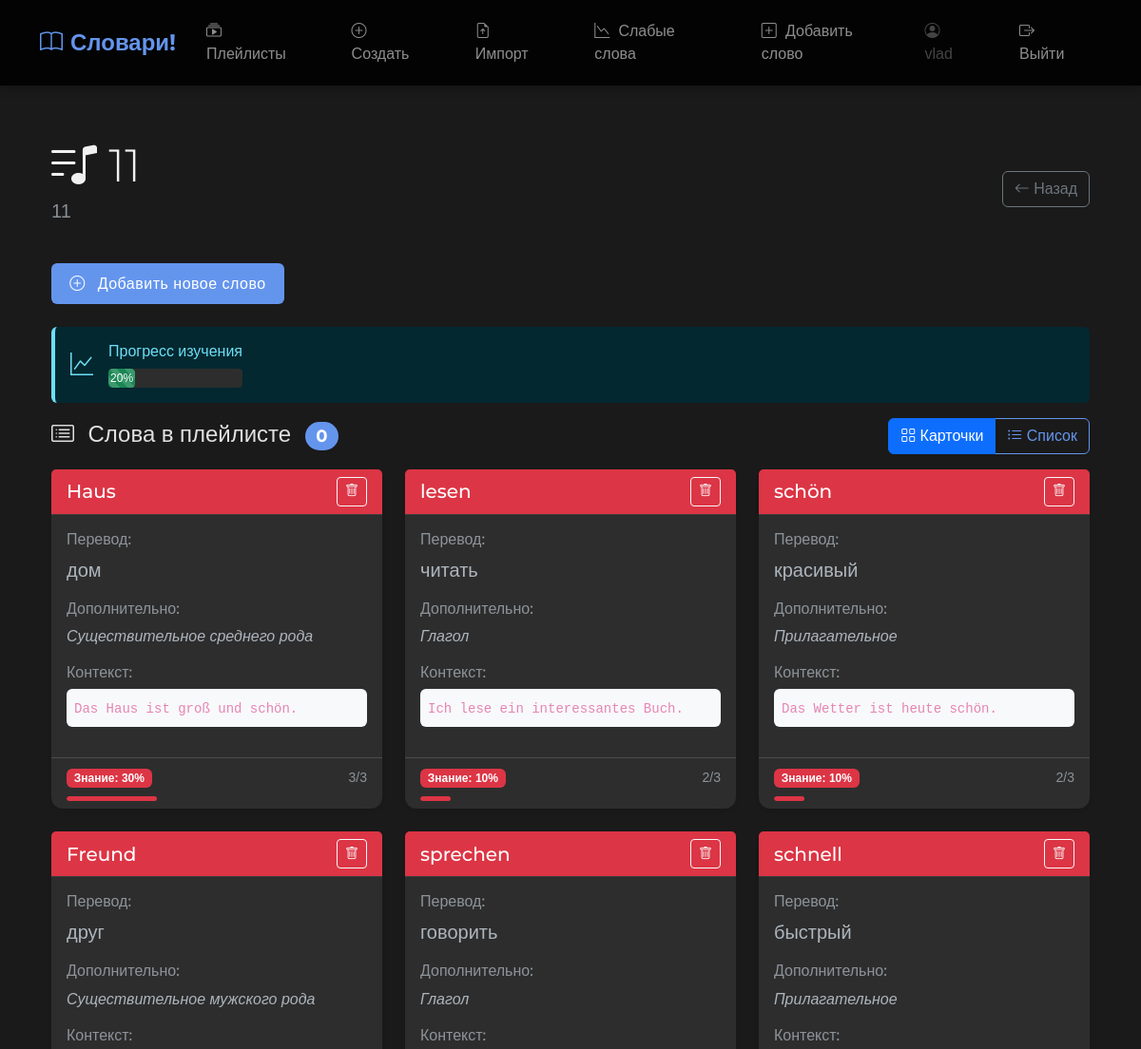
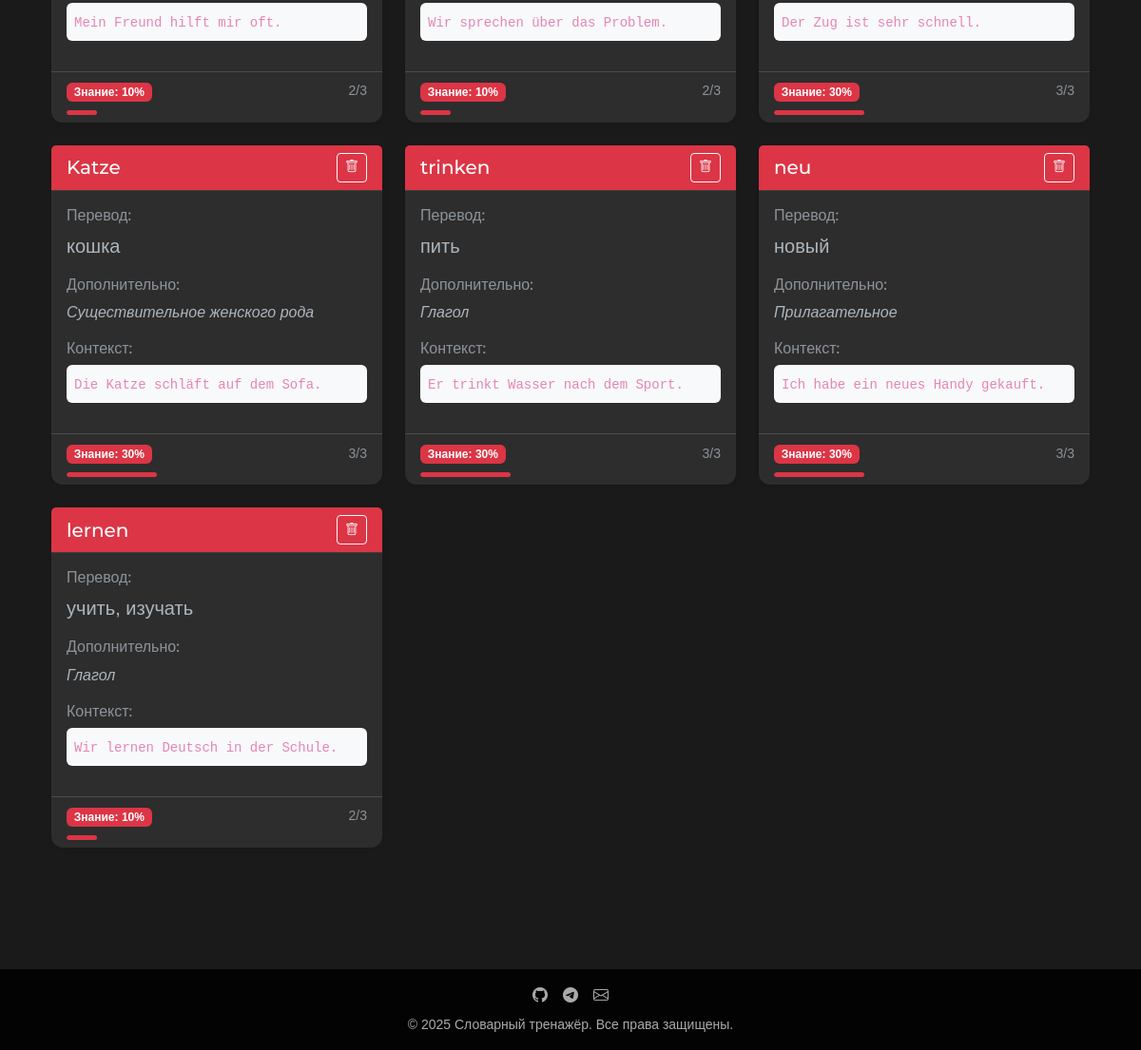
The page /playlists/6/ (signed in) on the database its author committed (2 pictures, top to bottom).
### playlist/models.py (models this page shows, shortened)
class Playlist(models.Model):
    user = models.ForeignKey(User, on_delete=models.CASCADE, related_name='playlists')
    title = models.CharField(max_length=255)
    description = models.TextField(blank=True)
    created_at = models.DateTimeField(auto_now_add=True)
    last_reviewed_at = models.DateTimeField(null=True, blank=True)
    def __str__(self):
        return self.title

class Word(models.Model):
    word = models.CharField(max_length=100)
    translation = models.CharField(max_length=255)
    details = models.TextField(help_text="Подробная информация о слове")
    context = models.TextField(help_text="Слово в контексте")
    playlists = models.ForeignKey(Playlist, on_delete=models.CASCADE, related_name='words')

### playlist/views.py (the view)
# urls.py: path('playlists/<int:pk>/', views.playlist_detail, name='playlist_detail'),
@login_required
def playlist_detail(request, pk):
    playlist = get_object_or_404(Playlist, pk=pk, user=request.user)
    words = playlist.words.all()
    user = request.user
    if not words.exists():
        playlist_progress = None  # Прогресс не вычисляется
        word_stats = []
    else:
        word_stats = []
        total_total = 0
        total_known = 0
        for word in words:
            result = WordResult.objects.filter(user=user, word=word).first()
            known = result.known_count if result else 0
            unknown = result.unknown_count if result else 0
            total = 100 if ((known - unknown) * 10) >= 100 else ((known - unknown) * 10)
            percent_known = total if total > 0 else 0
            word_stats.append({
                'word': word,
                'known': known,
                'unknown': unknown,
                'percent_known': percent_known,
            })
            if total > 0:
                total_known += known - unknown
            total_total += 1
        if total_total > 0:
            playlist_progress = 100 if (total_known / total_total * 10) >= 100 else round(total_known / total_total * 10)
        else:
            playlist_progress = 0
    if request.method == 'POST':
        form = WordForm(request.POST, user=request.user)
        if form.is_valid():
            word = form.save(commit=False)
            word.playlists = playlist
            word.save()
            return redirect('playlist_detail', pk=playlist.pk)
    else:
        form = WordForm(user=request.user)
    return render(request, 'playlist/playlist_detail.html', {
        'playlist': playlist,
        'word_stats': word_stats,
        'playlist_progress': playlist_progress,
        'form': form
    })

### playlist/forms.py (called while the page is built)
    def apply_bootstrap_classes(self):
        for field in self.fields.values():
            field.widget.attrs.update({'class': 'form-control'})

### playlist/templates/playlist/playlist_detail.html (shortened to what this page needs)
{% extends "base.html" %}
{% block content %}
<div class="container py-4">
    <div class="d-flex justify-content-between align-items-center mb-4">
        <div>
            <h1 class="display-5 mb-1">
                <i class="bi bi-music-note-list"></i> {{ playlist.title }}
            </h1>
            <p class="lead text-muted">{{ playlist.description }}</p>
        </div>
        <a href="{% url 'playlist_list' %}" class="btn btn-outline-secondary">
            <i class="bi bi-arrow-left"></i> Назад
        </a>
    </div>
    <div class="mb-4">
        <button class="btn btn-primary" type="button" data-bs-toggle="collapse" data-bs-target="#addWordForm" aria-expanded="false" aria-controls="addWordForm">
            <i class="bi bi-plus-circle me-2"></i> Добавить новое слово
        </button>
    </div>
    {% if playlist_progress is not None %}
    <div class="alert alert-info d-flex align-items-center">
        <i class="bi bi-graph-up me-3 fs-4"></i>
        <div>
            <h4 class="alert-heading h6 mb-1">Прогресс изучения</h4>
            <div class="progress mt-2" style="height: 20px;">
                <div class="progress-bar bg-success progress-bar-striped progress-bar-animated"
                     role="progressbar"
                     style="width: {{ playlist_progress }}%"
                     aria-valuenow="{{ playlist_progress }}"
                     aria-valuemin="0"
                     aria-valuemax="100">
                    {{ playlist_progress }}%
                </div>
            </div>
        </div>
    </div>
    {% endif %}
    <div class="mb-5">
        <div class="d-flex justify-content-between align-items-center mb-3">
            <h2 class="h4 mb-0">
                <i class="bi bi-card-list me-2"></i> Слова в плейлисте
                <span class="badge bg-primary rounded-pill ms-2">{{ words|length }}</span>
            </h2>
            <div class="btn-group" role="group" aria-label="View mode toggle">
                <button type="button" class="btn btn-outline-primary view-mode-btn active" data-viewmode="cards">
                    <i class="bi bi-grid"></i> Карточки
                </button>
                <button type="button" class="btn btn-outline-primary view-mode-btn" data-viewmode="list">
                    <i class="bi bi-list-ul"></i> Список
                </button>
            </div>
        </div>
        {% if not word_stats %}
        <div class="alert alert-info">
            <i class="bi bi-info-circle me-2"></i> В этом плейлисте пока нет слов.
        </div>
        {% else %}
        <div id="cards-view" class="view-mode-content">
            <div class="row row-cols-1 row-cols-md-2 row-cols-lg-3 g-4">
                {% for word_data in word_stats %}
                    {% with word=word_data.word %}
                    <div class="col">
                        <div class="card h-100 shadow-sm border-{% if word_data.percent_known >= 80 %}success{% elif word_data.percent_known >= 50 %}warning{% else %}danger{% endif %}">
                            <div class="card-header d-flex justify-content-between align-items-center bg-{% if word_data.percent_known >= 80 %}success{% elif word_data.percent_known >= 50 %}warning{% else %}danger{% endif %} text-white">
                                <h3 class="h5 mb-0">{{ word.word }}</h3>
                                <div>
                                    <a href="{% url 'remove_word_from_playlist' playlist.pk word.pk %}"
                                       class="btn btn-sm btn-outline-light"
                                       onclick="return confirm('Удалить слово из плейлиста?')"
                                       data-bs-toggle="tooltip" data-bs-placement="top" title="Удалить">
                                        <i class="bi bi-trash"></i>
                                    </a>
                                </div>
                            </div>
                            <div class="card-body">
                                <div class="mb-3">
                                    <h4 class="h6 text-muted">Перевод:</h4>
                                    <p class="mb-0 fs-5">{{ word.translation }}</p>
                                </div>
                                {% if word.details %}
                                <div class="mb-3">
                                    <h4 class="h6 text-muted">Дополнительно:</h4>
                                    <p class="mb-0"><em>{{ word.details }}</em></p>
                                </div>
                                {% endif %}
                                {% if word.context %}
                                <div class="mb-3">
                                    <h4 class="h6 text-muted">Контекст:</h4>
                                    <div class="p-2 bg-light rounded">
                                        <code>{{ word.context }}</code>
                                    </div>
                                </div>
                                {% endif %}
                            </div>
                            <div class="card-footer bg-transparent">
                                {% if word_data.percent_known is not None %}
                                <div class="d-flex justify-content-between align-items-center">
                                    <div>
                                        <span class="badge bg-{% if word_data.percent_known >= 80 %}success{% elif word_data.percent_known >= 50 %}warning{% else %}danger{% endif %}">
                                            Знание: {{ word_data.percent_known }}%
                                        </span>
                                    </div>
                                    <small class="text-muted">{{ word_data.known }}/{{ word_data.known|add:word_data.unknown }}</small>
                                </div>
                                <div class="progress mt-2" style="height: 5px;">
                                    <div class="progress-bar bg-{% if word_data.percent_known >= 80 %}success{% elif word_data.percent_known >= 50 %}warning{% else %}danger{% endif %}"
                                         role="progressbar"
                                         style="width: {{ word_data.percent_known }}%"
                                         aria-valuenow="{{ word_data.percent_known }}"
                                         aria-valuemin="0"
                                         aria-valuemax="100">
                                    </div>
                                </div>
                                {% endif %}
                            </div>
                        </div>
                    </div>
                    {% endwith %}
                {% endfor %}
            </div>
        </div>
        {% endif %}
    </div>
</div>
{% endblock %}

### templates/base.html (shortened to what this page needs)
{% load static %}
<!DOCTYPE html>
<html lang="ru" data-bs-theme="dark">
<head>
    <link href="https://cdn.jsdelivr.net/npm/bootstrap@5.3.0/dist/css/bootstrap.min.css" rel="stylesheet">
    <link rel="stylesheet" href="https://cdn.jsdelivr.net/npm/bootstrap-icons@1.10.0/font/bootstrap-icons.css">
    <link rel="stylesheet" href="{% static 'css/base.css' %}">
</head>
<body>
    <nav class="navbar navbar-expand-lg navbar-dark">
        <div class="container">
            <a class="navbar-brand d-flex align-items-center" href="{% url 'playlist_list' %}">
                <i class="bi bi-book me-2"></i>Словари!
            </a>
            <div class="collapse navbar-collapse" id="navbarNav">
                <ul class="navbar-nav me-auto">
                    <li class="nav-item">
                        <a class="nav-link" href="{% url 'playlist_list' %}">
                            <i class="bi bi-collection-play"></i> Плейлисты
                        </a>
                    </li>
                    <li class="nav-item">
                        <a class="nav-link" href="{% url 'create_playlist' %}">
                            <i class="bi bi-plus-circle"></i> Создать
                        </a>
                    </li>
                    <li class="nav-item">
                        <a class="nav-link" href="{% url 'bulk_upload_words' %}">
                            <i class="bi bi-file-earmark-arrow-up"></i> Импорт
                        </a>
                    </li>
                    <li class="nav-item">
                        <a class="nav-link" href="{% url 'weak_words_game' %}">
                            <i class="bi bi-graph-down"></i> Слабые слова
                        </a>
                    </li>
                    <li class="nav-item">
                        <a class="nav-link" href="{% url 'create_word' %}">
                            <i class="bi bi-plus-square"></i> Добавить слово
                        </a>
                    </li>
                </ul>
                <ul class="navbar-nav ms-auto">
                    {% if user.is_authenticated %}
                        <li class="nav-item">
                            <span class="nav-link disabled"><i class="bi bi-person-circle"></i> {{ user.username }}</span>
                        </li>
                        <li class="nav-item">
                            <a class="nav-link" href="{% url 'logout' %}"><i class="bi bi-box-arrow-right"></i> Выйти</a>
                        </li>
                    {% endif %}
                </ul>
            </div>
        </div>
    </nav>
    <main class="container flex-grow-1 mb-4 fade-in">
        {% block content %}{% endblock %}
    </main>
    <footer class="py-3 mt-auto">
        <div class="container text-center">
            <div class="d-flex justify-content-center mb-2">
                <a href="#" class="text-secondary mx-2"><i class="bi bi-github"></i></a>
                <a href="#" class="text-secondary mx-2"><i class="bi bi-telegram"></i></a>
                <a href="#" class="text-secondary mx-2"><i class="bi bi-envelope"></i></a>
            </div>
            <p class="mb-0 small">&copy; 2025 Словарный тренажёр. Все права защищены.</p>
        </div>
    </footer>
</body>
</html>

### static/css/base.css (style rules this page uses)
body { font-family: Arial, sans-serif; margin: 0; padding: 0; background: #fafafa; }
nav { background: #333; color: white; padding: 10px; }
nav ul { list-style: none; display: flex; gap: 15px; }
nav ul li a { color: white; text-decoration: none; }
footer { text-align: center; padding: 20px; background: #eee; margin-top: 40px; }

### templates/base.html (style rules this page uses)
:root { --bs-body-bg: #1a1a1a; --bs-dark-bg: #121212; --bs-primary-rgb: 100, 149, 237; --bs-secondary-rgb: 169, 169, 169; --bs-body-font-family: 'Roboto', sans-serif; --bs-heading-font-family: 'Montserrat', sans-serif; }
body { background-color: var(--bs-body-bg); color: #e0e0e0; display: flex; flex-direction: column; min-height: 100vh; }
.navbar { background-color: rgba(0, 0, 0, 0.85) !important; backdrop-filter: blur(10px); box-shadow: 0 2px 10px rgba(0, 0, 0, 0.3); padding: 0.8rem 0; }
.navbar-brand { font-family: var(--bs-heading-font-family); font-weight: 700; font-size: 1.5rem; color: cornflowerblue !important; }
.nav-link { font-weight: 500; padding: 0.5rem 1rem !important; border-radius: 0.5rem; transition: all 0.3s ease; }
.nav-link i { margin-right: 0.3rem; }
main { padding-top: 2rem; padding-bottom: 2rem; }
.card { background-color: #2d2d2d; border: none; border-radius: 0.75rem; box-shadow: 0 4px 20px rgba(0, 0, 0, 0.25); transition: transform 0.3s ease, box-shadow 0.3s ease; }
.card-header { background-color: #252525; border-bottom: 1px solid #3d3d3d; }
.btn-primary { background-color: cornflowerblue; border: none; padding: 0.6rem 1.2rem; font-weight: 500; letter-spacing: 0.5px; }
.btn-outline-primary { color: cornflowerblue; border-color: cornflowerblue; }
footer { background-color: rgba(0, 0, 0, 0.85); backdrop-filter: blur(10px); color: #aaa; padding: 1.5rem 0; margin-top: auto; }
h1, h2, h3, h4, h5, h6 { font-family: var(--bs-heading-font-family); font-weight: 600; color: #f0f0f0; }
.alert { border: none; border-left: 4px solid; }
.progress { height: 8px; background-color: #2d2d2d; border-radius: 4px; }
.progress-bar { border-radius: 4px; }
.fade-in { animation: fadeIn 0.5s ease-out forwards; }

### playlist/templates/playlist/playlist_detail.html (style rules this page uses)
.view-mode-btn.active { background-color: #0d6efd; color: white; }

### rows shown on the page
Playlist: title "11", description "11"
Word: word.word "Haus", word.translation "дом", word.details "Существительное среднего рода", word.context "Das Haus ist groß und schön.", percent_known "30", known "3", known|add "3"
Word: word.word "lesen", word.translation "читать", word.details "Глагол", word.context "Ich lese ein interessantes Buch.", percent_known "10", known "2", known|add "3"
Word: word.word "schön", word.translation "красивый", word.details "Прилагательное", word.context "Das Wetter ist heute schön.", percent_known "10", known "2", known|add "3"
Word: word.word "Freund", word.translation "друг", word.details "Существительное мужского рода", word.context "Mein Freund hilft mir oft.", percent_known "10", known "2", known|add "3"
Word: word.word "sprechen", word.translation "говорить", word.details "Глагол", word.context "Wir sprechen über das Problem.", percent_known "10", known "2", known|add "3"
Word: word.word "schnell", word.translation "быстрый", word.details "Прилагательное", word.context "Der Zug ist sehr schnell.", percent_known "30", known "3", known|add "3"
Word: word.word "Katze", word.translation "кошка", word.details "Существительное женского рода", word.context "Die Katze schläft auf dem Sofa.", percent_known "30", known "3", known|add "3"
Word: word.word "trinken", word.translation "пить", word.details "Глагол", word.context "Er trinkt Wasser nach dem Sport.", percent_known "30", known "3", known|add "3"
Word: word.word "neu", word.translation "новый", word.details "Прилагательное", word.context "Ich habe ein neues Handy gekauft.", percent_known "30", known "3", known|add "3"
Word: word.word "lernen", word.translation "учить, изучать", word.details "Глагол", word.context "Wir lernen Deutsch in der Schule.", percent_known "10", known "2", known|add "3"

### other values the page prints
{{ user.username }} "vlad"
{{ playlist_progress }} "20"
{{ words|length }} "0"
